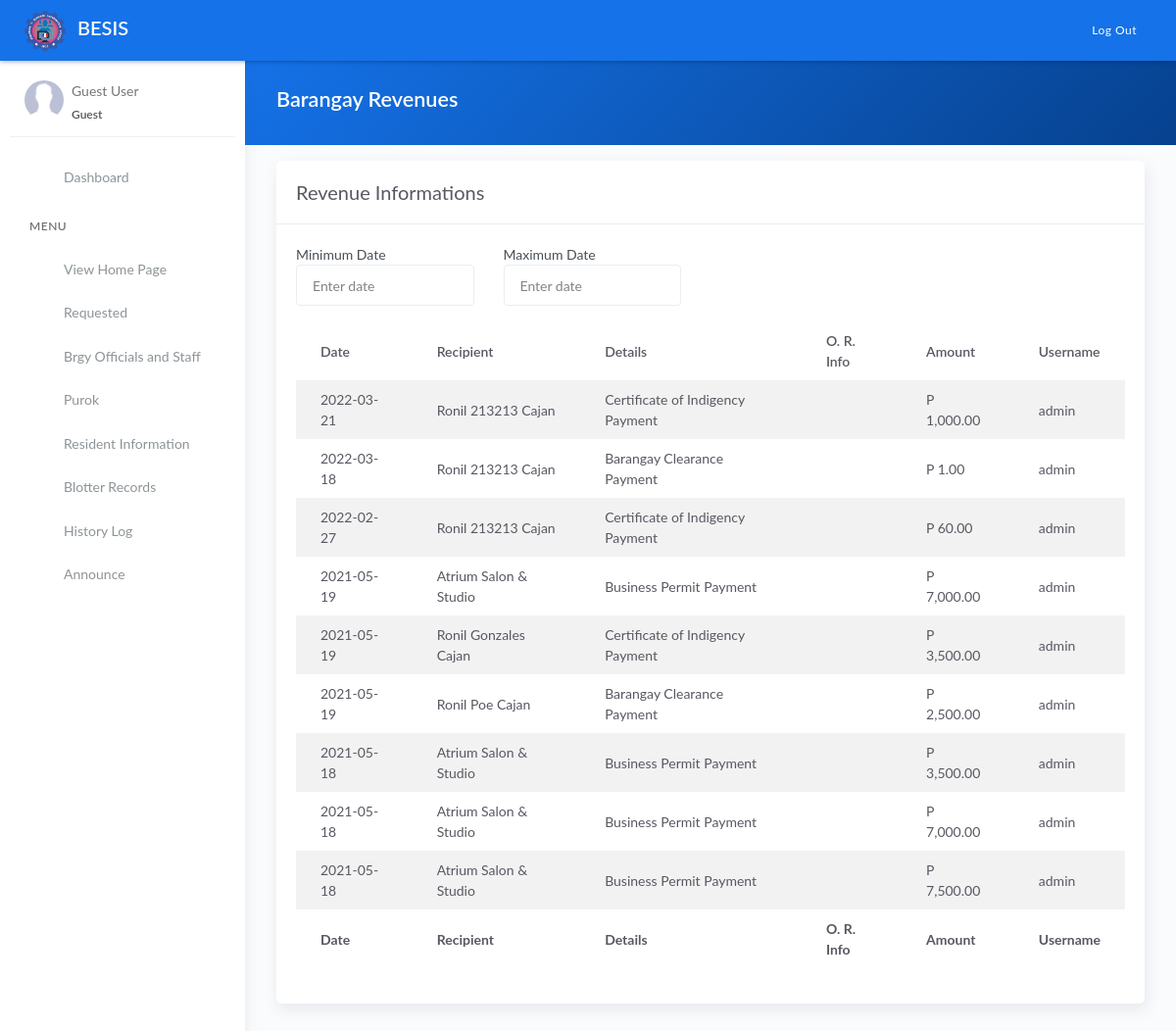
Before: /revenue.php with the older database file.
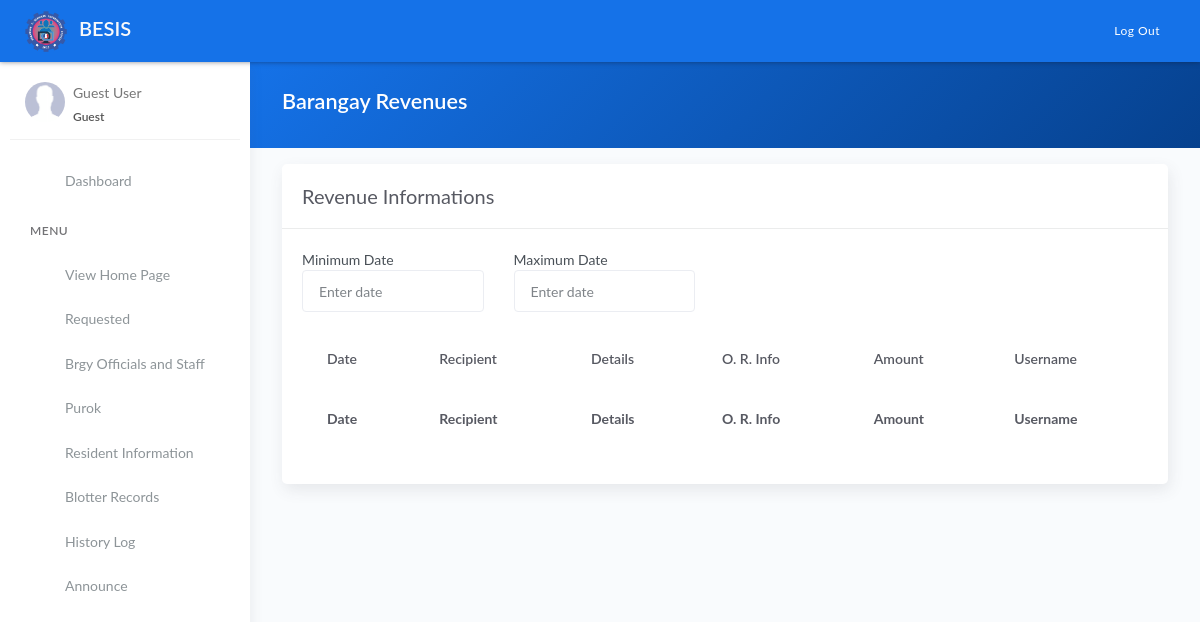
After: the same page with the newer database file.
### tables this page shows
CREATE TABLE `tblpayments` (
  `id` int(11) NOT NULL AUTO_INCREMENT,
  `details` varchar(100) DEFAULT NULL,
  `amounts` decimal(10,2) DEFAULT NULL,
  `date` date DEFAULT NULL,
  `user` varchar(50) DEFAULT NULL,
  `name` varchar(50) DEFAULT NULL,
  PRIMARY KEY (`id`)
);

### revenue.php (the view, shortened to what this page needs)
<?php include 'server/server.php' ?>
<?php
	$sql = "SELECT * FROM tblpayments ORDER BY `date` DESC";
    $result = $conn->query($sql);
    $revenue = array();
	while($row = $result->fetch_assoc()){
		$revenue[] = $row;
	}
?>
<!DOCTYPE html>
<html lang="en">
<head>
	<?php include 'templates/header.php' ?>
	<link rel="stylesheet" href="assets/js/plugin/dataTables.dateTime.min.css">
	<link rel="stylesheet" href="assets/js/plugin/datatables/Buttons-1.6.1/css/buttons.dataTables.min.css">
</head>
<body>
	<div class="wrapper">
		<?php include 'templates/main-header.php' ?>
		<?php include 'templates/sidebar.php' ?>
		<div class="main-panel">
			<div class="content">
				<div class="panel-header bg-primary-gradient">
					<div class="page-inner">
						<div class="d-flex align-items-left align-items-md-center flex-column flex-md-row">
							<div>
								<h2 class="text-white fw-bold">Barangay Revenues</h2>
							</div>
						</div>
					</div>
				</div>
				<div class="page-inner">
					<div class="row mt--2">
						<div class="col-md-12">
                            <div class="card">
								<div class="card-header">
									<div class="card-head-row">
										<div class="card-title">Revenue Informations</div>
									</div>
								</div>
								<div class="card-body">
									<div class="row mb-3 w-50">
										<div class="col">
											<label>Minimum Date</label>
											<input type="text" class="form-control" placeholder="Enter date" id="min">
										</div>
										<div class="col">
											<label>Maximum Date</label>
											<input type="text" class="form-control" placeholder="Enter date" id="max">
										</div>
									</div>
									<div class="table-responsive">
										<table id="revenuetable" class="display table table-striped">
											<thead>
												<tr>
													<th scope="col">Date</th>
													<th scope="col">Recipient</th>
													<th scope="col">Details</th>
													<th scope="col">O. R. Info</th>
													<th scope="col">Amount</th>
													<th scope="col">Username</th>
												</tr>
											</thead>
											<tbody>
												<?php if(!empty($revenue)): ?>
													<?php $no=1; foreach($revenue as $row): ?>
													<tr>
														<td><?= $row['date'] ?></td>
														<td><?= $row['name'] ?></td>
														<td><?= $row['details'] ?></td>
														<td><?= $row['or_info'] ?></td>
														<td>P <?= number_format($row['amounts'],2) ?></td>
														<td><?= $row['user'] ?></td>
													</tr>
													<?php $no++; endforeach ?>
												<?php endif ?>
											</tbody>
											<tfoot>
												<tr>
                                                    <th scope="col">Date</th>
													<th scope="col">Recipient</th>
													<th scope="col">Details</th>
													<th scope="col">O. R. Info</th>
													<th scope="col">Amount</th>
													<th scope="col">Username</th>
												</tr>
											</tfoot>
										</table>
									</div>
								</div>
							</div>
						</div>
					</div>
				</div>
			</div>
		</div>
	</div>
</body>
</html>

Changed rows visible on the page:
removed tblpayments: date "2022-03-21", name "Ronil 213213 Cajan", details "Certificate of Indigency Payment", amounts "1,000.00", user "admin"
removed tblpayments: date "2022-03-18", name "Ronil 213213 Cajan", details "Barangay Clearance Payment", amounts "1.00", user "admin"
removed tblpayments: date "2022-02-27", name "Ronil 213213 Cajan", details "Certificate of Indigency Payment", amounts "60.00", user "admin"
removed tblpayments: date "2021-05-19", name "Atrium Salon & Studio", details "Business Permit Payment", amounts "7,000.00", user "admin"
removed tblpayments: date "2021-05-19", name "Ronil Gonzales Cajan", details "Certificate of Indigency Payment", amounts "3,500.00", user "admin"
removed tblpayments: date "2021-05-19", name "Ronil Poe Cajan", details "Barangay Clearance Payment", amounts "2,500.00", user "admin"
removed tblpayments: date "2021-05-18", name "Atrium Salon & Studio", details "Business Permit Payment", amounts "3,500.00", user "admin"
removed tblpayments: date "2021-05-18", name "Atrium Salon & Studio", details "Business Permit Payment", amounts "7,000.00", user "admin"
removed tblpayments: date "2021-05-18", name "Atrium Salon & Studio", details "Business Permit Payment", amounts "7,500.00", user "admin"
